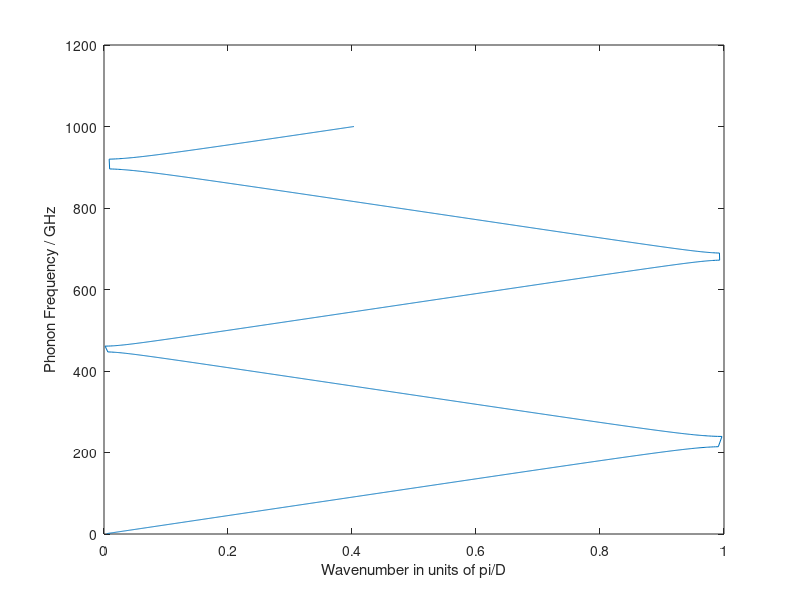

The MATLAB script that drew this image:
%(100) LA Superlattice dispersion

clear all

warning off
%%%%%%%%%%%%%%%%%%%%%%%%%%%%%%%%%%%%%%%%%%%%%%%%%%%%%%

%User defined variables

%Note, Layer A is GaAs and layer B is AlAs 
    
freq=linspace(1e9,1000e9,5000); %Phonon frequency range over which to calculate dispersion

da=22; %layer widths in monolayers
db=18; 

c11a=12.17e10; %Elastic constants
c11b=12.02e10;
c44a=6e10;
c44b=6.16e10;

la=5.6423e-10; %Lattice Parameters (5.65356e-10 at room temp)
lb=5.6528e-10; %(5.66139 at room temperature)

roha=5350.7; %5317 at room temp.
rohb=3776; %3760 at room temp.
%roha = 4*(74.9216+69.72)/(6.02214179e26*(lGaAs^3)); %Calculate density from atomic masses and lattice param
%rohb = 4*(74.9216+26.98154)/(6.02214179e26*(lAlAs^3)); %Zinc-Blende has 4 of each atom per unit cell.

LAorTA=1; %1 for LA mode, anything else for TA mode

outfname='dispersion.dat'; %Output file with easyplot compatible header

%End user variables

%%%%%%%%%%%%%%%%%%%%%%%%%%%%%%%%%%%%%%%%%%%%%%%%%%%%%%%%%

if (LAorTA == 1)
    ea=c11a;
    eb=c11b;
else
    ea=c44a;
    eb=c44b;
end

va=sqrt(ea/roha); %Calculates velocity of sound in layers from elastic constant and density
vb=sqrt(eb/rohb);
da=da*la/2;
db=db*lb/2;

%Rytov Formula
K=(roha*va)/(rohb*vb);
Q=cos(2*pi*freq*da/va).*cos(2*pi*freq*db/vb) - ((1+K*K)/(2*K))*sin(2*pi*freq*da/va).*sin(2*pi*freq*db/vb);
I=find(Q <= 1 & Q >= -1);
F=freq(I);
Q=Q(I);
Q=abs(acos(Q)/pi); %Wavevector in units of pi/d

%Plot
plot(Q,F*1e-9);
ylabel('Phonon Frequency / GHz');
xlabel('Wavenumber in units of pi/D');

%Output to Easyplot
fid=fopen(outfname,'w');
fprintf(fid,'%s\t%s\r\n','/sm','OFF');
fprintf(fid,'%s\t%s\r\n','/sc','ON');
fprintf(fid,'%s\t%s\r\n','/sd','OFF');
fprintf(fid,'%s\t%s\t%s\r\n','/fpo','pd','8.00 6.00');
fprintf(fid,'%s\t%s\r\n','/td','"xy"');
fprintf(fid,'%d\t%d\r\n',[Q;1e-9*F]);
fprintf(fid,'%s\t%s\r\n','/or',['y ' num2str(max(F)*1e-9) ' ' num2str(min(F)*1e-9)]); %Axis range
fprintf(fid,'%s\t%s\r\n','/or','x 0 1');
fprintf(fid,'%s\t%s\t%s\r\n','/et','y','"Frequency / GHz"');
fprintf(fid,'%s\t%s\t%s\r\n','/et','x','"Wavevector / (\{pi}/D)"');
%fprintf(fid,'%s\t%s\t%s\r\n','/et','g',gtitle);
fclose(fid);